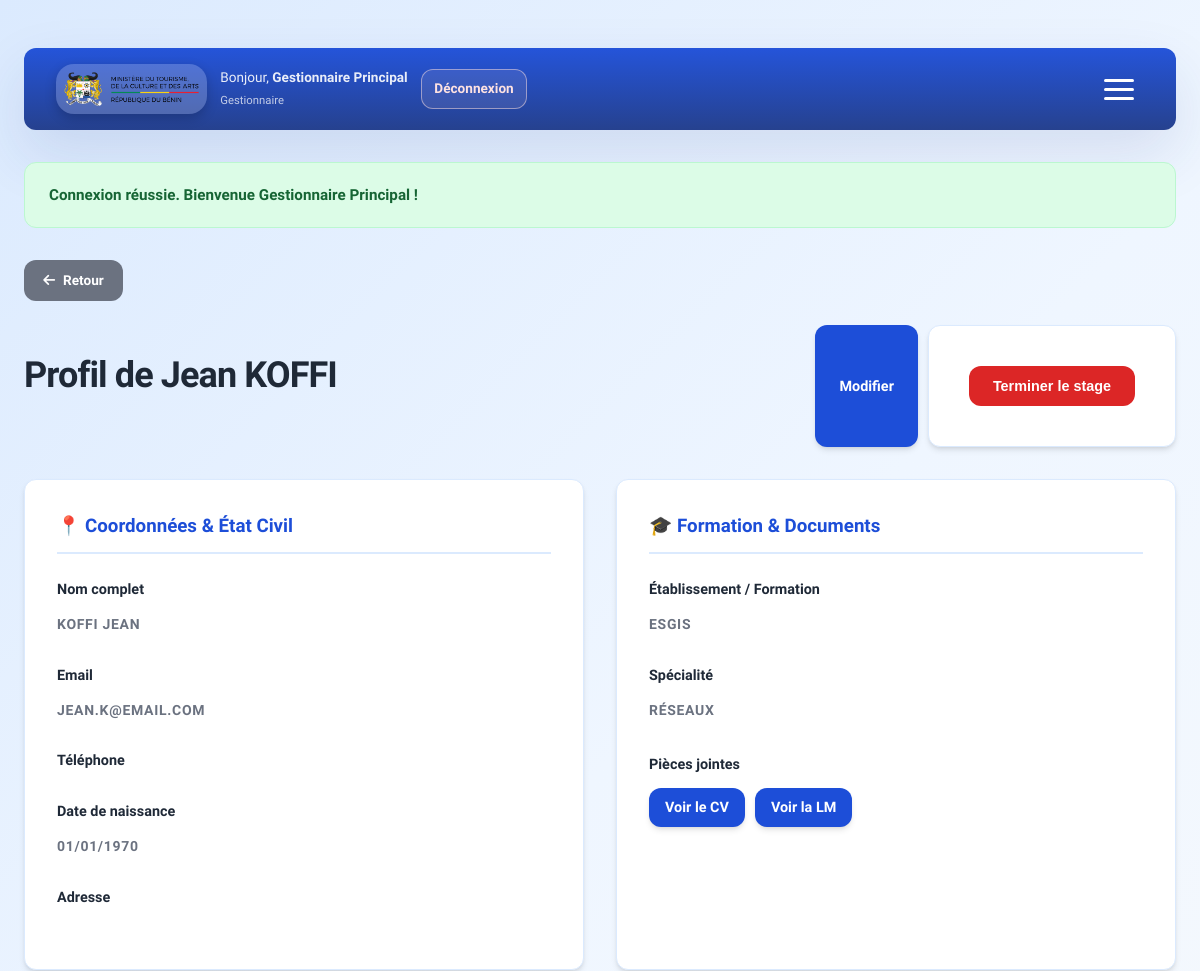
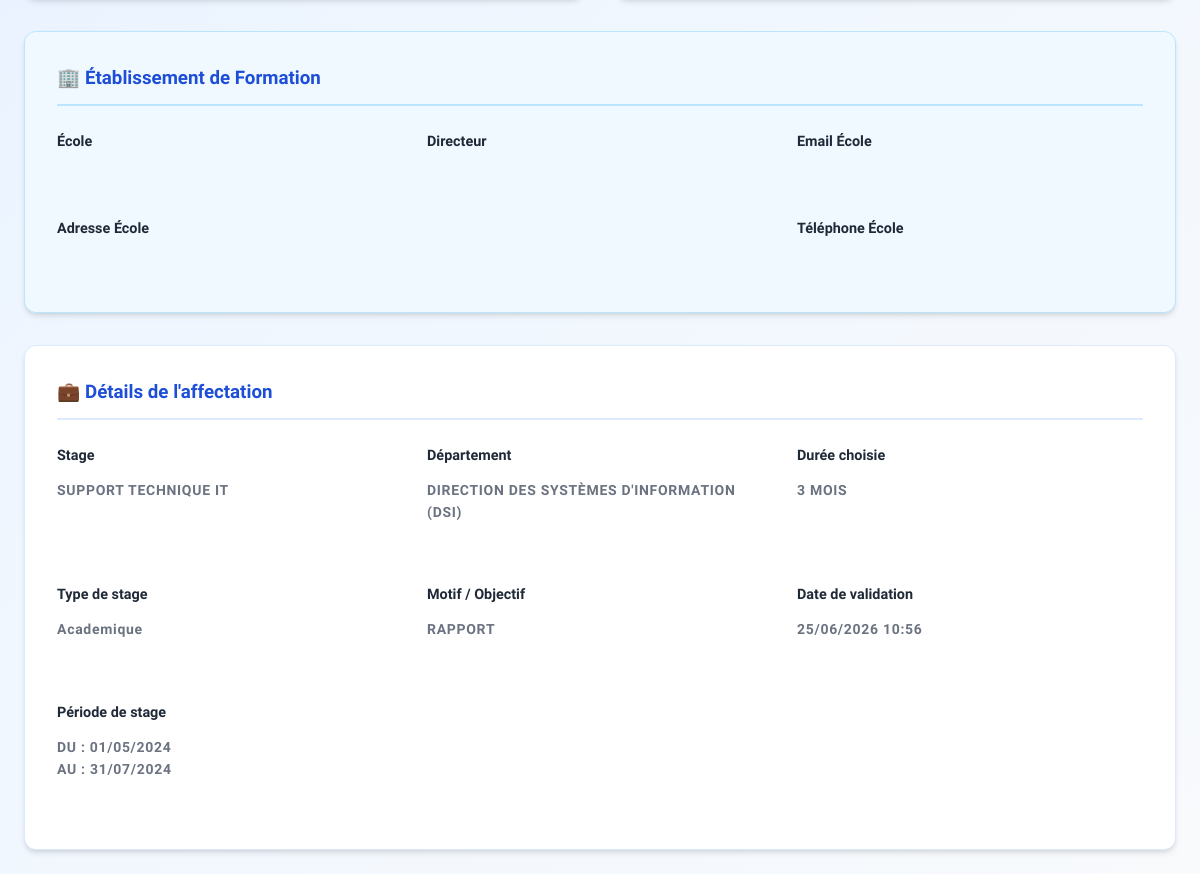
/DetailStagiaire.php?id=4 (signed in), run on the app's committed database (2 pictures, top to bottom).
### tables this page shows
CREATE TABLE `stagiaires` (
  `id` int(11) NOT NULL AUTO_INCREMENT,
  `nom` varchar(100) NOT NULL,
  `prenom` varchar(100) NOT NULL,
  `email` varchar(150) NOT NULL,
  `date_naissance` date DEFAULT NULL,
  `adresse` varchar(255) DEFAULT NULL,
  `formation` varchar(150) DEFAULT NULL,
  `specialite` varchar(150) DEFAULT NULL,
  `telephone` varchar(20) DEFAULT NULL,
  `cv` varchar(255) DEFAULT NULL,
  `lm` varchar(255) DEFAULT NULL,
  `attestation_diplome` varchar(255) DEFAULT NULL,
  `stage_id` int(11) DEFAULT NULL,
  `duree_choisie` varchar(50) DEFAULT NULL,
  `type_stage` enum('professionnel','academique') NOT NULL,
  `modalite` enum('solo','binome') DEFAULT 'solo',
  `ecole_nom` varchar(255) DEFAULT NULL,
  `ecole_directeur` varchar(255) DEFAULT NULL,
  `ecole_adresse` varchar(255) DEFAULT NULL,
  `ecole_telephone` varchar(50) DEFAULT NULL,
  `ecole_email` varchar(150) DEFAULT NULL,
  `motif` text DEFAULT NULL,
  `binome_nom` varchar(100) DEFAULT NULL,
  `binome_prenom` varchar(100) DEFAULT NULL,
  `binome_email` varchar(150) DEFAULT NULL,
  `binome_date_naissance` date DEFAULT NULL,
  `binome_telephone` varchar(20) DEFAULT NULL,
  `binome_adresse` varchar(255) DEFAULT NULL,
  `binome_formation` varchar(150) DEFAULT NULL,
  `binome_specialite` varchar(150) DEFAULT NULL,
  `binome_cv` varchar(255) DEFAULT NULL,
  `binome_lm` varchar(255) DEFAULT NULL,
  `status` enum('en_attente','valide','refuse','termine') DEFAULT 'en_attente',
  `date_validation` datetime DEFAULT NULL,
  `date_debut` date DEFAULT NULL,
  `date_fin` date DEFAULT NULL,
  `date_refus` datetime DEFAULT NULL,
  PRIMARY KEY (`id`),
  CONSTRAINT `fk_stagiaire_stage` FOREIGN KEY (`stage_id`) REFERENCES `stages` (`id`) ON DELETE CASCADE
);

CREATE TABLE `stages` (
  `id` int(11) NOT NULL AUTO_INCREMENT,
  `titre` varchar(255) NOT NULL,
  `description` text NOT NULL,
  `duree` varchar(50) NOT NULL,
  `departement_id` int(11) DEFAULT NULL,
  PRIMARY KEY (`id`),
  CONSTRAINT `fk_stage_dept` FOREIGN KEY (`departement_id`) REFERENCES `departements` (`id`) ON DELETE SET NULL
);

CREATE TABLE `departements` (
  `id` int(11) NOT NULL AUTO_INCREMENT,
  `nom` varchar(255) NOT NULL,
  `sigle` varchar(50) NOT NULL,
  PRIMARY KEY (`id`)
);

### config.php (called while the page is built, shortened)
<?php
function e(?string $value): string
{
    return htmlspecialchars((string) $value, ENT_QUOTES, 'UTF-8');
}

### DetailStagiaire.php (the view, shortened to what this page needs)
<?php
require_once 'config.php';
$id = filter_input(INPUT_GET, 'id', FILTER_VALIDATE_INT);
$connection = db();
$stmt = $connection->prepare("
    SELECT s.*, st.titre AS stage_titre, st.description AS stage_desc, st.duree AS stage_duree,
           d.nom AS dept_nom, d.sigle AS dept_sigle
    FROM stagiaires s
    JOIN stages st ON s.stage_id = st.id
    LEFT JOIN departements d ON st.departement_id = d.id
    WHERE s.id = ?
");
$stmt->execute([$id]);
$s = $stmt->fetch();
include 'header.php';
?>
    <div style="display: flex; justify-content: space-between; align-items: center; margin-bottom: 2rem; gap: 10px;">
        <h1>Profil de <?= e($s['prenom']) ?> <?= e($s['nom']) ?></h1>
        <div style="display: flex; gap: 10px;">
            <?php if ($s['status'] === 'valide'): ?>
                <a href="ModifierStagiaire.php?id=<?= $s['id'] ?>" class="btn btn-primary">Modifier</a>
                <form method="post" onsubmit="return confirm('Marquer ce stage comme terminé ?');" style="margin: 0;">
                    <button type="submit" name="delete_stagiaire" class="btn btn-danger">Terminer le stage</button>
                </form>
            <?php endif; ?>
        </div>
    </div>
    <div style="display: grid; grid-template-columns: 1fr 1fr; gap: 2rem;">
        <div class="card" style="text-align: left;">
            <h3 style="color: var(--primary); border-bottom: 2px solid var(--border); padding-bottom: 10px; margin-bottom: 1.5rem;">📍 Coordonnées & État Civil</h3>
            <div class="form-group">
                <label>Nom complet</label>
                <p><?= e($s['nom']) ?> <?= e($s['prenom']) ?></p>
            </div>
            <div class="form-group">
                <label>Email</label>
                <p><?= e($s['email']) ?></p>
            </div>
            <div class="form-group">
                <label>Téléphone</label>
            </div>
            <div class="form-group">
                <label>Date de naissance</label>
                <p><?= date('d/m/Y', strtotime($s['date_naissance'])) ?></p>
            </div>
            <div class="form-group">
                <label>Adresse</label>
            </div>
        </div>
        <div class="card" style="text-align: left;">
            <h3 style="color: var(--primary); border-bottom: 2px solid var(--border); padding-bottom: 10px; margin-bottom: 1.5rem;">🎓 Formation & Documents</h3>
            <div class="form-group">
                <label>Établissement / Formation</label>
                <p><?= e($s['formation']) ?></p>
            </div>
            <div class="form-group">
                <label>Spécialité</label>
                <p><?= e($s['specialite']) ?></p>
            </div>
            <div class="form-group" style="margin-top: 2rem;">
                <label>Pièces jointes</label>
                <div style="display: flex; gap: 10px; margin-top: 0.5rem;">
                    <a href="download.php?file=<?= basename($s['cv']) ?>" class="btn btn-primary" style="padding: 0.5rem 1rem;">Voir le CV</a>
                    <a href="download.php?file=<?= basename($s['lm']) ?>" class="btn btn-primary" style="padding: 0.5rem 1rem;">Voir la LM</a>
                </div>
            </div>
        </div>
        <?php if ($s['type_stage'] === 'academique'): ?>
        <div class="card" style="text-align: left; grid-column: span 2; border: 1px solid #bae6fd; background: #f0f9ff;">
            <h3 style="color: var(--primary); border-bottom: 2px solid #bae6fd; padding-bottom: 10px; margin-bottom: 1.5rem;">🏢 Établissement de Formation</h3>
            <div style="display: grid; grid-template-columns: repeat(3, 1fr); gap: 1.5rem;">
                <div class="form-group">
                    <label>École</label>
                </div>
                <div class="form-group">
                    <label>Directeur</label>
                </div>
                <div class="form-group">
                    <label>Email École</label>
                </div>
                <div class="form-group" style="grid-column: span 2;">
                    <label>Adresse École</label>
                </div>
                <div class="form-group">
                    <label>Téléphone École</label>
                </div>
            </div>
        </div>
        <?php endif; ?>
        <div class="card" style="text-align: left; grid-column: span 2;">
            <h3 style="color: var(--primary); border-bottom: 2px solid var(--border); padding-bottom: 10px; margin-bottom: 1.5rem;">💼 Détails de l'affectation</h3>
            <div style="display: grid; grid-template-columns: repeat(3, 1fr); gap: 1.5rem;">
                <div class="form-group">
                    <label>Stage</label>
                    <p><strong><?= e($s['stage_titre']) ?></strong></p>
                </div>
                <div class="form-group">
                    <label>Département</label>
                    <p><?= e($s['dept_nom']) ?> (<?= e($s['dept_sigle']) ?>)</p>
                </div>
                <div class="form-group">
                    <label>Durée choisie</label>
                    <p><strong><?= e($s['duree_choisie'] ?? $s['stage_duree']) ?></strong></p>
                </div>
                <div class="form-group">
                    <label>Type de stage</label>
                    <p style="text-transform: capitalize;"><?= e($s['type_stage']) ?></p>
                </div>
                <div class="form-group">
                    <label>Motif / Objectif</label>
                    <p><?= e($s['motif']) ?></p>
                </div>
                <div class="form-group">
                    <label>Date de validation</label>
                    <p><?= date('d/m/Y H:i', strtotime($s['date_validation'])) ?></p>
                </div>
                <div class="form-group">
                    <label>Période de stage</label>
                    <p>
                        Du : <strong><?= $s['date_debut'] ? date('d/m/Y', strtotime($s['date_debut'])) : 'Non définie' ?></strong><br>
                        Au : <strong><?= $s['date_fin'] ? date('d/m/Y', strtotime($s['date_fin'])) : 'Non définie' ?></strong>
                    </p>
                </div>
            </div>
        </div>
    </div>
</body>
</html>

### header.php (style rules this page uses)
:root { --primary: #1d4ed8; --primary-dark: #1e3a8a; --success: #16a34a; --success-dark: #15803d; --danger: #dc2626; --danger-dark: #b91c1c; --bg: linear-gradient(135deg, #dbeafe 0%, #eff6ff 45%, #f8fafc 100%); --card: #ffffff; --text: #1f2937; --text-muted: #6b7280; --border: #dbeafe; --shadow: 0 24px 60px rgba(30, 58, 138, 0.12); --shadow-sm: 0 4px 6px -1px rgb(0 0 0 / 0.1), 0 2px 4px -2px rgb(0 0 0 / 0.1); --radius: 22px; --radius-sm: 12px; }
* { margin: 0; padding: 0; box-sizing: border-box; }
html { scroll-behavior: smooth; }
body { background: var(--bg); color: var(--text); line-height: 1.6; min-height: 100vh; font-family: 'Work Sans', system-ui, -apple-system, sans-serif; }
h1 { text-align: center; color: var(--text); margin: 20px 0 40px; font-weight: 800; font-size: 2.25rem; letter-spacing: -0.025em; }
.btn { display: inline-flex; align-items: center; justify-content: center; padding: 0.75rem 1.5rem; border-radius: var(--radius-sm); text-decoration: none; font-weight: 600; font-size: 0.9rem; transition: all 0.3s; border: none; cursor: pointer; gap: 0.5rem; white-space: nowrap; }
.btn-primary { background: var(--primary); color: #fff; box-shadow: var(--shadow-sm); }
.btn-danger { background: var(--danger); color: #fff; }
.card { background: var(--card); padding: 2rem; border-radius: var(--radius-sm); text-align: center; box-shadow: var(--shadow-sm); border: 1px solid var(--border); transition: transform 0.3s; }
.card p { color: var(--text-muted); font-size: 0.875rem; font-weight: 600; text-transform: uppercase; letter-spacing: 0.05em; margin-bottom: 0.5rem; }
form { background: var(--card); padding: 2.5rem; border-radius: var(--radius-sm); box-shadow: var(--shadow-sm); border: 1px solid var(--border); max-width: 800px; margin: 0 auto 2rem; }
.form-group { margin-bottom: 1.75rem; }
label { display: block; font-weight: 700; margin-bottom: 0.75rem; font-size: 0.9rem; color: var(--text); }

### data on the page
stagiaires: prenom "Jean", nom "KOFFI", prenom "JEAN", email "JEAN.K@EMAIL.COM", date_naissance "01/01/1970", formation "ESGIS", specialite "RÉSEAUX", stage.titre "SUPPORT TECHNIQUE IT", departements.nom "DIRECTION DES SYSTÈMES D'INFORMATION", departements.sigle "DSI", duree_choisie "3 MOIS", type_stage "Academique", motif "RAPPORT", date_validation "25/06/2026 10:56", date_debut "01/05/2024", date_fin "31/07/2024"

### other printed values
$user_name "Gestionnaire Principal"
$user_role "Gestionnaire"
$flash['message'] "Connexion réussie. Bienvenue Gestionnaire Principal !"
